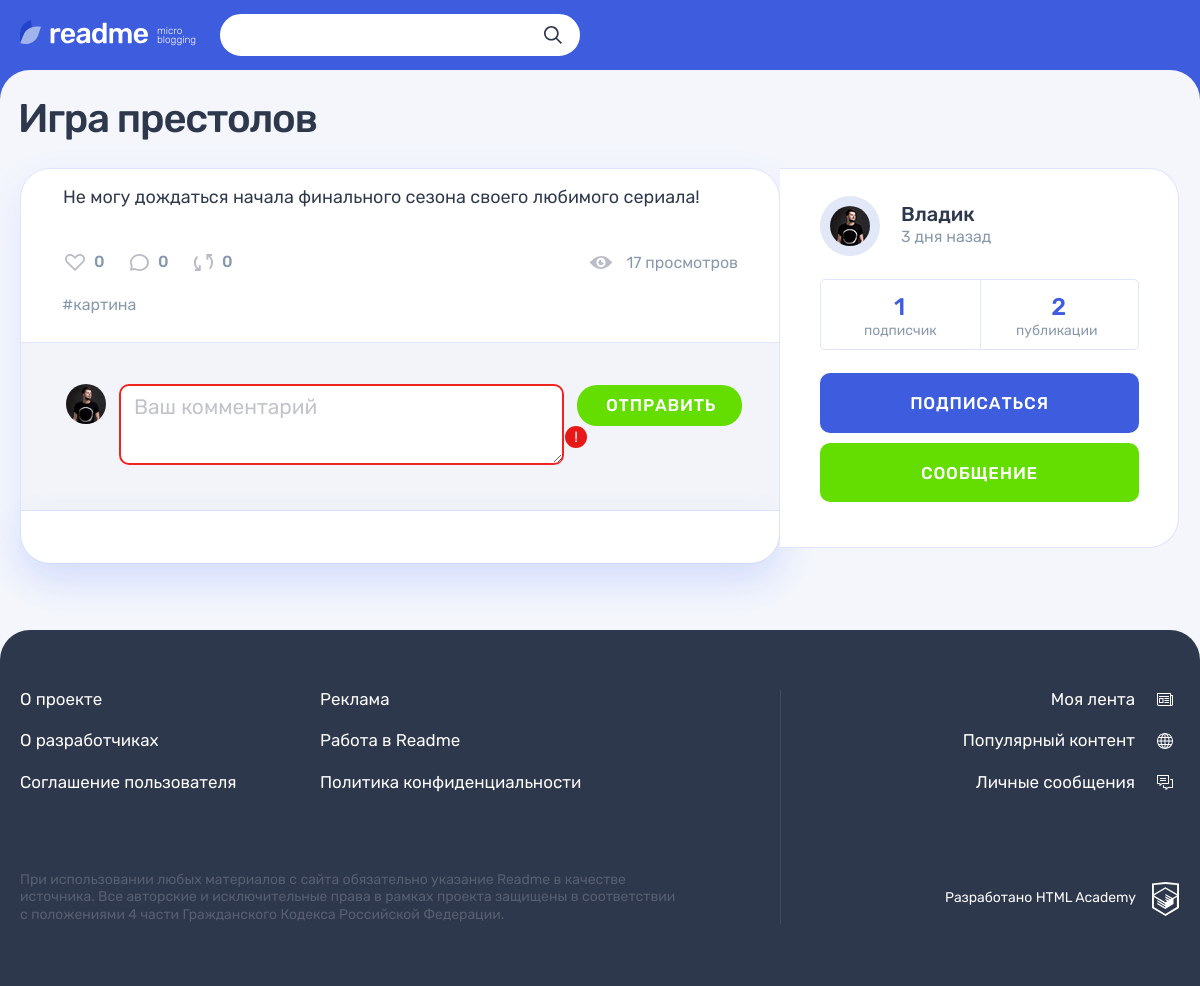
The page /post.php?id=2 (signed in) on the database its author committed.
### tables this page shows
CREATE TABLE `posts`
(
    `id`               INT UNSIGNED                           NOT NULL AUTO_INCREMENT PRIMARY KEY,
    `created_at`       DATETIME     DEFAULT CURRENT_TIMESTAMP NOT NULL,
    `updated_at`       DATETIME     DEFAULT CURRENT_TIMESTAMP ON UPDATE CURRENT_TIMESTAMP,
    `title`            VARCHAR(255)                           NOT NULL,
    `content`          TEXT                                   NULL,
    `author_quote`     VARCHAR(255)                           NULL,  
    `image_url`        VARCHAR(2048)                          NULL,
    `video_url`        VARCHAR(2048)                          NULL,
    `website_url`      VARCHAR(2048)                          NULL,
    `views_count`      INT UNSIGNED DEFAULT 0,                       
    `repost_flag`      BOOL         DEFAULT FALSE,                   
    `original_post_id` INT UNSIGNED,                                 
    `user_id`          INT UNSIGNED                           NOT NULL,
    `type_id`          INT UNSIGNED                           NOT NULL,
    FOREIGN KEY (user_id) REFERENCES users (id),
    FOREIGN KEY (type_id) REFERENCES types (id)
);

CREATE TABLE `post_hashtags`
(
    `post_id`    INT UNSIGNED NOT NULL,
    `hashtag_id` INT UNSIGNED NOT NULL,
    PRIMARY KEY (post_id, hashtag_id),
    FOREIGN KEY (post_id) REFERENCES posts (id),
    FOREIGN KEY (hashtag_id) REFERENCES hashtags (id)
);

CREATE TABLE `hashtags`
(
    `id`         INT UNSIGNED                       NOT NULL AUTO_INCREMENT PRIMARY KEY,
    `title`      VARCHAR(255)                       NOT NULL,
    `created_at` DATETIME DEFAULT CURRENT_TIMESTAMP NOT NULL,
    `updated_at` DATETIME DEFAULT CURRENT_TIMESTAMP ON UPDATE CURRENT_TIMESTAMP
);

CREATE TABLE `users`
(
    `id`         INT UNSIGNED                       NOT NULL AUTO_INCREMENT PRIMARY KEY,
    `email`      VARCHAR(255)                       NOT NULL,
    `login`      VARCHAR(255)                       NOT NULL,
    `password`   VARCHAR(255)                       NOT NULL,
    `avatar_url` VARCHAR(2048)                      NOT NULL,
    `created_at` DATETIME DEFAULT CURRENT_TIMESTAMP NOT NULL,
    `updated_at` DATETIME DEFAULT CURRENT_TIMESTAMP ON UPDATE CURRENT_TIMESTAMP
);

### functions/functions.php (called while the page is built, shortened)
<?php
function includeTemplate($name, array $data = [])
{
    $name = 'templates/' . $name;
    extract($data);
    require $name;
    $result = ob_get_clean();
    return $result;
}
function getNounPluralForm(int $number, string $one, string $two, string $many)
{
    $mod10 = $number % 10;
    switch (true) {
        case ($mod10 === 1):
            return $one;
        case ($mod10 >= 2 && $mod10 <= 4):
            return $two;
    }
}
function publicationLife($publishTime)
{
    $differentTime = time() - strtotime($publishTime);
    switch (true) {
        case ($differentTime >= 86400 && $differentTime < 604800):
            $differentTime = floor($differentTime / 86400);
            return "{$differentTime} " .
                getNounPluralForm(
                    $differentTime,
                    'день',
                    'дня',
                    'дней'
                ) . " назад";
    }
}
function htmlTime($publishTime)
{
    return 'datetime="' . $publishTime . '" title="' . date('d.m.Y H:i', strtotime($publishTime)) . '"';
}

### post-page-helper.php (called while the page is built, shortened)
<?php
function handleMissingPost($connect, $title)
{
    try {
        $postId = filter_input(INPUT_GET, 'id', FILTER_SANITIZE_NUMBER_INT);
        return getPost($connect, $postId);
    } catch (Exception $e) {
        showNotFoundPage($title);
        exit();
    }
}

### sql-connect.php (called while the page is built, shortened)
<?php
function getPost($connect, $id)
{
    $sqlPostInfo = "SELECT
        posts.*,
        types.id AS 'type_id',
        types.title AS 'type_title',
        users.id AS 'user_id',
        users.login AS 'user_login',
        users.avatar_url AS 'user_avatar_url',
        users.created_at AS 'user_created_at',
        (SELECT COUNT(posts.id) FROM posts WHERE posts.user_id = users.id) AS 'count_user_posts',
        (SELECT COUNT(likes.user_id) FROM likes WHERE likes.post_id = posts.id) AS 'count_post_likes',
        (SELECT COUNT(subscriptions.subscriber_user_id) FROM subscriptions WHERE subscriptions.subscribed_to_user_id = users.id) AS 'count_user_subscribers',
        (SELECT COUNT(comments.id) FROM comments WHERE comments.post_id=posts.id) AS 'count_post_comments',
        (SELECT COUNT(posts.id) FROM posts WHERE posts.repost_flag = 1) AS 'count_post_reposts'
FROM posts
          INNER JOIN users ON posts.user_id = users.id
          INNER JOIN types ON posts.type_id = types.id
WHERE posts.id = $id";
    $resultPost = mysqli_query($connect, $sqlPostInfo);
    if ($post = mysqli_fetch_assoc($resultPost)) {
        return $post;
    }
    throw new Exception('Пост не найден');
}
function getPostHashtags($connect, $id)
{
    $sqlPostHashtags = "SELECT
        post_hashtags.post_id,
        post_hashtags.hashtag_id,
        hashtags.title AS 'hashtag_title'
FROM post_hashtags
        INNER JOIN hashtags ON post_hashtags.hashtag_id = hashtags.id
WHERE post_hashtags.post_id = $id";
    $resultPost = mysqli_query($connect, $sqlPostHashtags);
    return mysqli_fetch_all($resultPost, MYSQLI_ASSOC);
}

### functions/validate-functions.php (called while the page is built, shortened)
<?php
function htmlValidate($text)
{
    return htmlspecialchars($text, ENT_QUOTES | ENT_SUBSTITUTE, 'UTF-8');
}

### templates/post-page.php (the view, shortened to what this page needs)
<main class="page__main page__main--publication">
    <div class="container">
        <h1 class="page__title page__title--publication"><?= htmlValidate($post['title']); ?></h1>
        <section class="post-details">
            <div class="post-details__wrapper post-<?= $post['type_title'] ?>>">
                <div class="post-details__main-block post post--details">
                    <?= $postContent ?>
                    <div class="post__indicators">
                        <div class="post__buttons">
                            <a class="post__indicator post__indicator--likes button" href="#" title="Лайк">
                                <svg class="post__indicator-icon" width="20" height="17">
                                    <use xlink:href="#icon-heart"></use>
                                </svg>
                                <span><?= $post['count_post_likes']; ?></span>
                            </a>
                            <span class="post__indicator post__indicator--comments" href="#"
                                  title="Комментарии">
                                <svg class="post__indicator-icon" width="19" height="17">
                                    <use xlink:href="#icon-comment"></use>
                                </svg>
                                <span><?= $post['count_post_comments']; ?></span>
                            </span>
                            <a class="post__indicator post__indicator--repost button" href="#" title="Репост">
                                <svg class="post__indicator-icon" width="19" height="17">
                                    <use xlink:href="#icon-repost"></use>
                                </svg>
                                <span><?= $post['count_post_reposts']; ?></span>
                            </a>
                        </div>
                        <span class="post__view"><?= $post['views_count']; ?> просмотров</span>
                    </div>
                    <ul class="post__tags">
                        <?php foreach ($hashtags as $hashtag): ?>
                            <li>
                                <a href="search.php?search=%23<?= $hashtag['hashtag_title'] ?>">
                                    #<?= $hashtag['hashtag_title'] ?>
                                </a>
                            </li>
                        <?php endforeach; ?>
                    </ul>
                    <div class="comments">
                        <form class="comments__form form" action="#" method="post">
                            <div class="comments__my-avatar">
                                <img class="comments__picture" src="../img/userpic-medium.jpg"
                                     alt="Аватар пользователя">
                            </div>
                            <div class="form__input-section form__input-section--error">
                            <textarea class="comments__textarea form__textarea form__input"
                                      placeholder="Ваш комментарий"></textarea>
                                <button class="form__error-button button" type="button">!</button>
                            </div>
                            <button class="comments__submit button button--green" type="submit">Отправить</button>
                        </form>
                        <div class="comments__list-wrapper">
                        </div>
                    </div>
                </div>
                <div class="post-details__user user">
                    <div class="post-details__user-info user__info">
                        <div class="post-details__avatar user__avatar">
                            <a class="post-details__avatar-link user__avatar-link"
                               href="/profile.php?id=<?= $post['user_id'] ?>">
                                <img class="post-details__picture user__picture"
                                     src="./img/<?= $post['user_avatar_url']; ?>"
                                     alt="Аватар пользователя">
                            </a>
                        </div>
                        <div class="post-details__name-wrapper user__name-wrapper">
                            <a class="post-details__name user__name" href="/profile.php?id=<?= $post['user_id'] ?>">
                                <span><?= $post['user_login']; ?></span>
                            </a>
                            <time class="post-details__time user__time" <?= htmlTime($post['user_created_at']) ?>>
                                <?= publicationLife($post['user_created_at']) ?>
                            </time>
                        </div>
                    </div>
                    <div class="post-details__rating user__rating">
                        <p class="post-details__rating-item user__rating-item user__rating-item--subscribers">
                            <span class="post-details__rating-amount user__rating-amount"><?= $post['count_user_subscribers']; ?></span>
                            <span class="post-details__rating-text user__rating-text">
                                <?= getNounPluralForm(
                                    $post['count_user_subscribers'],
                                    'подписчик',
                                    'подписчика',
                                    'подписчиков'
                                ) ?>
                            </span>
                        </p>
                        <p class="post-details__rating-item user__rating-item user__rating-item--publications">
                            <span class="post-details__rating-amount user__rating-amount"><?= $post['count_user_posts']; ?></span>
                            <span class="post-details__rating-text user__rating-text">
                                <?= getNounPluralForm(
                                    $post['count_user_posts'],
                                    'публикация',
                                    'публикации',
                                    'публикаций'
                                ) ?>
                            </span>
                        </p>
                    </div>
                    <div class="post-details__user-buttons user__buttons">
                        <button class="user__button user__button--subscription button button--main" type="button">
                            Подписаться
                        </button>
                        <a class="user__button user__button--writing button button--green" href="#">Сообщение</a>
                    </div>
                </div>
            </div>
        </section>
    </div>
</main>

### templates/detail-posts/text-post.php
<div class="post-details__image-wrapper post-text">
    <div class="post__main">
        <p>
            <?= htmlValidate($post['content']) ?>
        </p>
    </div>
</div>

### rows shown on the page
posts: title "Игра престолов", content "Не могу дождаться начала финального сезона своего любимого сериала!", views_count "17", user.avatar_url (picture), user.login "Владик", user.created_at "3 дня назад"
post_hashtags: hashtag.title "картина"

### other values the page prints
$post['count_post_likes'] "0"
$post['count_post_comments'] "0"
$post['count_post_reposts'] "0"
$post['count_user_subscribers'] "1"
$post['count_user_posts'] "2"
